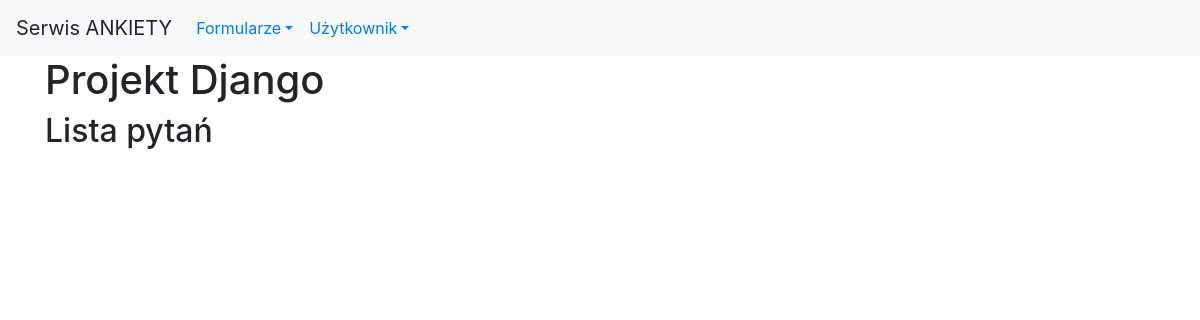
Before: /formularze/ with the older database file.
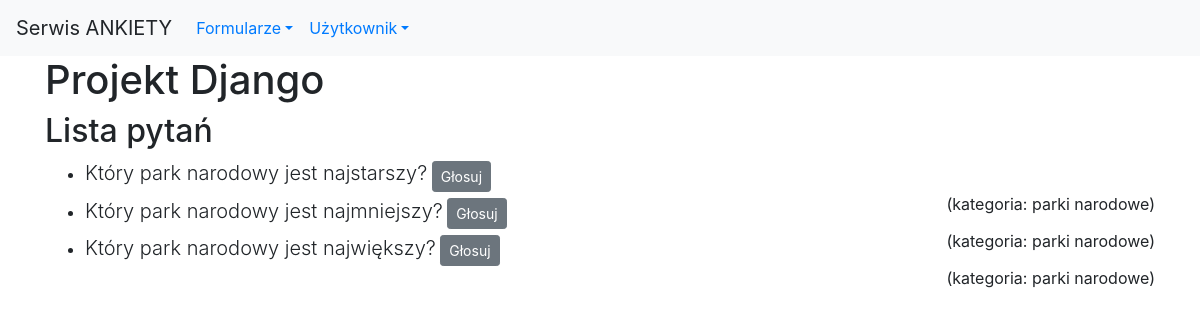
After: the same page with the newer database file.
### formularze/models.py (models this page shows, shortened)
class Pytanie(models.Model):
    kategoria = models.ForeignKey(Kategoria, on_delete=models.SET_NULL,
                                  blank=True, null=True, related_name="pytania")
    tekst_pytania = models.CharField('tekst pytania', max_length=200)
    data_d = models.DateTimeField('data dodania', default=timezone.now)
    class Meta:
        verbose_name_plural = 'pytania'
        ordering = ['-data_d', ]
    def __str__(self):
        return self.tekst_pytania[0:50]

class Kategoria(models.Model):
    nazwa = models.CharField(max_length=30)
    class Meta:
        verbose_name_plural = 'kategorie'

### formularze/views.py (the view)
# urls.py: path('', views.ListaPytan.as_view(), name='lista-pytan'),
class ListaPytan(ListView):
    model = Pytanie
    template_name = 'formularze/lista_pytan.html'
    context_object_name = 'pytania'
    def get_queryset(self):
        return Pytanie.objects.order_by('-data_d')[:10]

### formularze/templates/formularze/lista_pytan.html
{% extends 'szablon.html' %}
{% block tresc %}
    <h2>Lista pytań</h2>
    <ul>
    {% for p in pytania %}
        <li class="mb-1">
            <span class="lead">{{ p }}</span>
            <a href="{% url 'formularze:pytanie-glosuj' p.id %}" class="btn btn-secondary btn-sm">Głosuj</a>
            <br>
            <span class="float-right">(kategoria: {{ p.kategoria.nazwa }})</span>
        </li>
    {% endfor %}
    </ul>
{% endblock %}

### templates/szablon.html (shortened to what this page needs)
<!DOCTYPE html>
<html lang="pl">
<head>
<link rel="stylesheet" href="https://stackpath.bootstrapcdn.com/bootstrap/4.3.1/css/bootstrap.min.css">
</head>
<body>
    <nav class="navbar navbar-expand-sm bg-light">
        <a class="navbar-brand" >Serwis ANKIETY</a>
        <div class="collapse navbar-collapse" id="collapsibleNavbar">
            <ul class="navbar-nav">
                <li class="nav-item dropdown">
                    <a href="#" class="nav-link dropdown-toggle" data-toggle="dropdown" role="button">Formularze</a>
                </li>
                <li class="nav-item dropdown">
                    <a href="#" class="nav-link dropdown-toggle" data-toggle="dropdown" role="button">Użytkownik</a>
                </li>
            </ul>
        </div>
    </nav>
    <div class="container">
        <div class="row">
            <div class="col">
                <h1>{% block naglowek %}Projekt Django{% endblock naglowek %}</h1>
                {% block tresc %}
                {% endblock tresc %}
            </div>
        </div>
    </div>
</body>
</html>

Changed rows visible on the page:
added Pytanie: tekst_pytania "Który park narodowy jest najstarszy?", kategoria.nazwa "parki narodowe"
added Pytanie: tekst_pytania "Który park narodowy jest najmniejszy?", kategoria.nazwa "parki narodowe"
added Pytanie: tekst_pytania "Który park narodowy jest największy?", kategoria.nazwa "parki narodowe"
